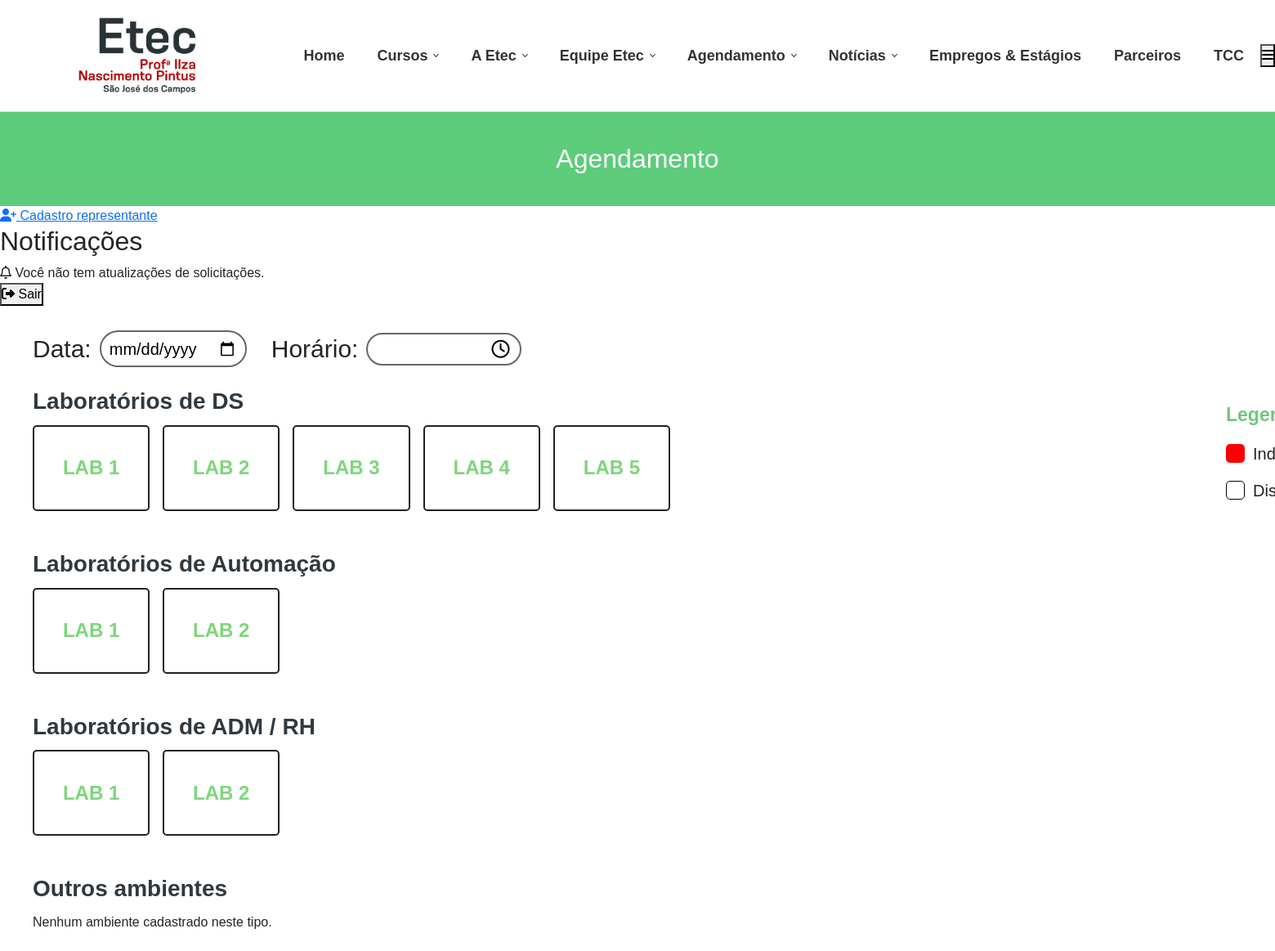
The app's page /agendamento/agendamento.php (signed in) with its own data.
### tables this page shows
create table ambientes (
id_ambientes int primary key auto_increment,
nome varchar (80) not null,
tipo ENUM('DS', 'ADM','AUT', 'Auditório') not null
);

### agendamento/agendamento.php (the view, shortened to what this page needs)
<?php
require_once "../conexao.php";
$ocupados = [];
$usuario_tipo = $_SESSION['usuario_tipo'];
$notificacoes = [];
$quantidadePendentes = 0;
$ambientesPorTipo = [
    'DS' => [],
    'AUT' => [],
    'ADM' => [],
    'Outros' => []
];
$sqlAmbientes = "
    SELECT id_ambientes, nome, tipo
    FROM ambientes
    WHERE status = 'Ativo' OR status IS NULL OR status = ''
    ORDER BY nome ASC
";
$resultadoAmbientes = mysqli_query($conexao, $sqlAmbientes);
if ($resultadoAmbientes) {
    while ($ambiente = mysqli_fetch_assoc($resultadoAmbientes)) {
        $tipoAmbiente = strtoupper(trim((string) ($ambiente['tipo'] ?? '')));
        if ($tipoAmbiente === 'DS') {
            $ambientesPorTipo['DS'][] = $ambiente;
        } elseif ($tipoAmbiente === 'AUT') {
            $ambientesPorTipo['AUT'][] = $ambiente;
        } elseif ($tipoAmbiente === 'ADM') {
            $ambientesPorTipo['ADM'][] = $ambiente;
        } else {
            $ambientesPorTipo['Outros'][] = $ambiente;
        }
    }
}
?>
<!DOCTYPE html>
<html lang="pt-br">
<head>
<link rel="stylesheet" href="https://cdn.jsdelivr.net/npm/bootstrap-icons@1.11.3/font/bootstrap-icons.css">
<link href="https://cdn.jsdelivr.net/npm/bootstrap@5.3.8/dist/css/bootstrap.min.css" rel="stylesheet">
<link
    rel="stylesheet" href="../css/agendamento.css">
<link
    rel="stylesheet"
    href="https://cdnjs.cloudflare.com/ajax/libs/font-awesome/6.5.2/css/all.min.css">
</head>
<body>
<header>
    <div class="logo">
        <img src="../logo.png">
    </div>
    <nav>
        <a href="">Home</a>
        <a href="#" class="has-submenu">Cursos</a>
        <li>
            <a href="#" class="has-submenu">A Etec</a>
        </li>
            <a href="#" class="has-submenu">Equipe Etec</a>
        <li>
            <a href="agendamento.php" class="has-submenu">Agendamento</a>
        </li>
        <a href="#" class="has-submenu">Notícias</a>
        <a href="">Empregos & Estágios</a>
        <a href="">Parceiros</a>
        <a href="">TCC</a>
    </nav>
    <div class="acoes-header">
        <button
            type="button"
            class="botao-header botao-menu" style="position: relative;"
            aria-label="Abrir menu lateral"
            onclick="abrirBarraLateral()">
            <i class="fa-solid fa-bars"></i>
        </button>
    </div>
</header>
<section class="titulo">
    <h1>Agendamento</h1>
</section>
<aside id="barraLateral" class="barra-lateral">
    <div class="barra-opcao-fixa">
        <?php if ($usuario_tipo === 'gestao'): ?>
            <a href="solicitacoes_gestao.php" class="opcao-lateral">
                <i class="fa-solid fa-clipboard-list"></i>
                <span>Solicitações</span>
                <?php if ($quantidadePendentes > 0): ?>
                    <span class="contador-notificacoes"><?= $quantidadePendentes ?></span>
                <?php endif; ?>
            </a>
        <?php elseif ($usuario_tipo === 'coordenador'): ?>
            <a href="../gerenciamento_representante/gerenciar_representantes.php" class="opcao-lateral">
                <i class="fa-solid fa-user-plus"></i>
                <span>Cadastro representante</span>
            </a>
<?php endif; ?>
    </div>
    <div class="area-notificacoes">
        <h2>Notificações</h2>
        <div class="lista-notificacoes">
            <?php if ($usuario_tipo === 'gestao'): ?>
                <?php if (empty($notificacoes)): ?>
                    <div class="notificacao">
                        <i class="fa-regular fa-bell"></i>
                        <span>Não há solicitações pendentes.</span>
                    </div>
                <?php else: ?>
                    <?php foreach ($notificacoes as $notificacao): ?>
                        <?php
                            $nomeAmbiente = $notificacao['nome_ambiente'];
                            if ($notificacao['tipo_ambiente'] !== 'Auditório') {
                                $nomeAmbiente .= ' - ' . $notificacao['tipo_ambiente'];
                            }
                        ?>
                        <a class="notificacao notificacao-link" data-notificacao-id="<?= htmlspecialchars((string) ($notificacao['id_agendamentos'] ?? '') . '-' . (string) ($notificacao['status'] ?? ''), ENT_QUOTES, 'UTF-8') ?>" href="solicitacoes_gestao.php">
                            <i class="fa-solid fa-bell notificacao-pendente"></i>
                            <span>
                                Nova solicitação: <?= htmlspecialchars($notificacao['nome_prof']) ?>
                                — <?= htmlspecialchars($nomeAmbiente) ?>
                                <small>
                                    <?= htmlspecialchars(date('d/m/Y', strtotime($notificacao['data_agendamento']))) ?>
                                    às <?= htmlspecialchars($notificacao['horario']) ?>
                                </small>
                            </span>
                        </a>
                    <?php endforeach; ?>
                <?php endif; ?>
            <?php elseif (in_array($usuario_tipo, ['professor', 'coordenador'], true)): ?>
                <?php if (empty($notificacoes)): ?>
                    <div class="notificacao">
                        <i class="fa-regular fa-bell"></i>
                        <span>Você não tem atualizações de solicitações.</span>
                    </div>
                <?php endif; ?>
            <?php endif; ?>
        </div>
    </div>
    <div class="barra-logout">
        <form action="agendamento.php" method="POST">
            <button type="submit">
                <i class="fa-solid fa-right-from-bracket"></i>
                <span>Sair</span>
            </button>
        </form>
    </div>
</aside>
<div class="container">
    <div class="filtros">
        <div class="campo">
            <label for="data">Data:</label>
            <input type="date"id="data">
        </div>
        <div class="campo">
            <label for="horario">Horário: </label>
            <div class="campo-horario">
                <select id="horario"name="horario">
                    <option value=""selected disabled></option>
                    <option>7h30 - 8h20</option>
                </select>
            </div>
        </div>
    </div>
    <div class="conteudo">
        <div class="area-laboratorios">
            <?php
            $titulosTipos = [
                'DS' => 'Laboratórios de DS',
                'AUT' => 'Laboratórios de Automação',
                'ADM' => 'Laboratórios de ADM / RH',
                'Outros' => 'Outros ambientes'
            ];
            foreach ($titulosTipos as $tipo => $titulo):
                $listaAmbientes = $ambientesPorTipo[$tipo];
            ?>
                <section class="grupo-ambientes">
                    <div class="titulo-laboratorios">
                        <h2><?= htmlspecialchars($titulo, ENT_QUOTES, 'UTF-8') ?></h2>
                    </div>
                    <?php if (empty($listaAmbientes)): ?>
                        <p class="sem-ambientes">Nenhum ambiente cadastrado neste tipo.</p>
                    <?php else: ?>
                        <div class="mapa">
                            <?php $numeroAmbiente = 1; ?>
                            <?php foreach ($listaAmbientes as $ambiente):
                                $idAmbiente = (int) $ambiente['id_ambientes'];
                                $nomeAmbiente = (string) $ambiente['nome'];
                                $nomeExibicao = ($tipo === 'Outros')
                                    ? $nomeAmbiente
                                    : 'LAB ' . $numeroAmbiente;
                                $numeroAmbiente++;
                                $estaOcupado = in_array($idAmbiente, array_map('intval', $ocupados), true);
                            ?>
                                <div
                                    class="lab <?= $estaOcupado ? 'ocupado' : '' ?>"
                                    <?= $estaOcupado ? 'aria-disabled="true" title="Ambiente ocupado neste horário"' : 'role="button" tabindex="0" title="Selecionar ambiente"' ?>
                                    <?php if (!$estaOcupado): ?>
                                        onclick='selecionarLab(<?= $idAmbiente ?>, <?= json_encode($nomeExibicao, JSON_HEX_TAG | JSON_HEX_APOS | JSON_HEX_AMP | JSON_HEX_QUOT) ?>)'
                                        onkeydown="if(event.key === 'Enter' || event.key === ' '){ event.preventDefault(); selecionarLab(<?= $idAmbiente ?>, <?= htmlspecialchars(json_encode($nomeExibicao, JSON_HEX_TAG | JSON_HEX_APOS | JSON_HEX_AMP | JSON_HEX_QUOT), ENT_QUOTES, 'UTF-8') ?>); }"
                                    <?php endif; ?>
                                >
                                    <?= htmlspecialchars($nomeExibicao, ENT_QUOTES, 'UTF-8') ?>
                                </div>
                            <?php endforeach; ?>
                        </div>
                    <?php endif; ?>
                </section>
                <br><br>
            <?php endforeach; ?>
        </div>
        <div class="legenda">
            <h2> Legenda:</h2>
            <div class="item">
                <span class="ocupado"></span>
                Indisponível
            </div>
            <div class="item">
                <span class="livre"></span>
                Disponível
            </div>
        </div>
    </div>
</div>
</body>
</html>

### css/agendamento.css (style rules this page uses)
* { margin:0; padding:0; box-sizing:border-box; font-family:Arial, Helvetica, sans-serif; }
body { background:white; overflow-x:hidden; }
header { width:100%; height:137px; background:#fff; display:flex; align-items:center; border-bottom:1px solid #ddd; padding:0; }
.logo { width:360px; height:137px; display:flex; justify-content:flex-end; align-items:center; padding-right:65px; }
.logo img { width:auto; height:95px; object-fit:contain; }
nav { height:100%; display:flex; align-items:center; gap:0; margin-left:45px; }
nav a { height:42px; display:flex; align-items:center; padding:0 20px; text-decoration:none; color:#333; font-size:18px; font-weight:bold; white-space:nowrap; }
nav a.has-submenu::after { content:""; width:5px; height:5px; border-right:1px solid #333; border-bottom:1px solid #333; transform:rotate(45deg); margin-left:8px; margin-top:-3px; }
nav ul, nav li { list-style:none; margin:0; padding:0; }
nav li { position:relative; }
.titulo { width:100%; height:115px; background:#5dcc7b; color:white; display:flex; align-items:center; justify-content:center; text-align:center; padding:0; }
.titulo h1 { margin:0; padding:0; font-weight:normal; font-size:32px; }
.container { width:100% !important; max-width:none !important; margin:30px 0 !important; padding-left:40px !important; padding-right:20px !important; }
.filtros { display:flex; gap:30px; margin-bottom:25px; }
.campo { display:flex; align-items:center; gap:10px; }
.campo label { font-size:30px; }
.campo input { width:180px; height:45px; border-radius:25px; border:2px solid #666; padding:10px; font-size:20px; outline:none; }
.campo-horario { position:relative; width:190px; }
.campo-horario select { width:100%; height:40px; border:2px solid #666; border-radius:25px; padding:0 40px 0 15px; font-size:18px; appearance:none; background:white; cursor:pointer; outline:none; }
.conteudo { display:flex; align-items:flex-start; gap:60px; width:100%; margin:25px 0 0 !important; padding-left:0 !important; }
.area-laboratorios { width:780px; flex-shrink:0; }
.area-laboratorios h2 { margin:0 0 12px; color:#303940; font-size:28px; font-weight:bold; }
.mapa { width:780px; border:none; border-radius:0; padding:0; display:grid; grid-template-columns:repeat(5, 1fr); gap:25px 16px; }
.lab { width:100%; height:105px; border:2px solid #222; display:flex; justify-content:center; align-items:center; color:#7dd67a; font-size:24px; font-weight:bold; border-radius:5px; cursor:pointer; transition:0.2s; }
.legenda { width: 220px; min-width: 220px; ; padding: 20px 20px; margin-left: 600px; flex-shrink: 0; }
.legenda h2 { color: #72c67c; margin: 0 0 18px; font-size: 23px; font-weight: bold; }
.item { display: flex; align-items: center; gap: 10px; margin-bottom: 15px; font-size: 20px; color: #222; }
.item .ocupado { width: 23px; height: 23px; background: red; border-radius: 5px; flex-shrink: 0; }
.item .livre { width: 23px; height: 23px; border: 1px solid black; border-radius: 5px; background: white; flex-shrink: 0; }

### records on screen
ambientes: nomeExibicao "LAB 1"
ambientes: nomeExibicao "LAB 2"
ambientes: nomeExibicao "LAB 3"
ambientes: nomeExibicao "LAB 4"
ambientes: nomeExibicao "LAB 5"
ambientes: nomeExibicao "LAB 1"
ambientes: nomeExibicao "LAB 2"
ambientes: nomeExibicao "LAB 1"
ambientes: nomeExibicao "LAB 2"

### other values on screen
$titulo "Laboratórios de DS"
$titulo "Laboratórios de Automação"
$titulo "Laboratórios de ADM / RH"
$titulo "Outros ambientes"
